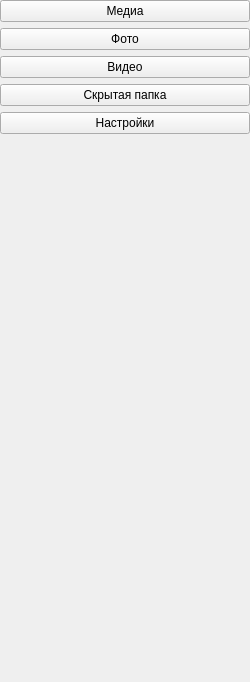
      <widget class="QWidget" name="sidebar">
       <property name="geometry">
        <rect>
         <x>0</x>
         <y>0</y>
         <width>250</width>
         <height>682</height>
        </rect>
       </property>
       <property name="styleSheet">
        <string notr="true"/>
       </property>
       <layout class="QVBoxLayout" name="verticalLayout">
        <property name="leftMargin">
         <number>0</number>
        </property>
        <property name="topMargin">
         <number>0</number>
        </property>
        <property name="rightMargin">
         <number>0</number>
        </property>
        <property name="bottomMargin">
         <number>0</number>
        </property>
        <item>
         <widget class="QPushButton" name="media_page_btn">
          <property name="cursor">
           <cursorShape>PointingHandCursor</cursorShape>
          </property>
          <property name="text">
           <string>Медиа</string>
          </property>
          <property name="icon">
           <iconset resource="resources.qrc">
            <normaloff>:/icons/icons/perm_media_24dp_444746.png</normaloff>:/icons/icons/perm_media_24dp_444746.png</iconset>
          </property>
          <property name="iconSize">
           <size>
            <width>24</width>
            <height>24</height>
           </size>
          </property>
         </widget>
        </item>
        <item>
         <widget class="QPushButton" name="photo_page_btn">
          <property name="cursor">
           <cursorShape>PointingHandCursor</cursorShape>
          </property>
          <property name="text">
           <string>Фото</string>
          </property>
          <property name="icon">
           <iconset resource="resources.qrc">
            <normaloff>:/icons/icons/photo_24dp_444746.png</normaloff>:/icons/icons/photo_24dp_444746.png</iconset>
          </property>
          <property name="iconSize">
           <size>
            <width>24</width>
            <height>24</height>
           </size>
          </property>
         </widget>
        </item>
        <item>
         <widget class="QPushButton" name="video_page_btn">
          <property name="cursor">
           <cursorShape>PointingHandCursor</cursorShape>
          </property>
          <property name="text">
           <string>Видео</string>
          </property>
          <property name="icon">
           <iconset resource="resources.qrc">
            <normaloff>:/icons/icons/video_camera_back_24dp_444746.png</normaloff>:/icons/icons/video_camera_back_24dp_444746.png</iconset>
          </property>
          <property name="iconSize">
           <size>
            <width>24</width>
            <height>24</height>
           </size>
          </property>
         </widget>
        </item>
        <item>
         <widget class="QPushButton" name="locked_folder_page_btn">
          <property name="enabled">
           <bool>true</bool>
          </property>
          <property name="cursor">
           <cursorShape>PointingHandCursor</cursorShape>
          </property>
          <property name="text">
           <string>Скрытая папка</string>
          </property>
          <property name="icon">
           <iconset resource="resources.qrc">
            <normaloff>:/icons/icons/lock_24dp_444746.png</normaloff>:/icons/icons/lock_24dp_444746.png</iconset>
          </property>
          <property name="iconSize">
           <size>
            <width>24</width>
            <height>24</height>
           </size>
          </property>
          <property name="autoExclusive">
           <bool>false</bool>
          </property>
         </widget>
        </item>
        <item>
         <widget class="QPushButton" name="settings_page_btn">
          <property name="cursor">
           <cursorShape>PointingHandCursor</cursorShape>
          </property>
          <property name="text">
           <string>Настройки</string>
          </property>
          <property name="icon">
           <iconset resource="resources.qrc">
            <normaloff>:/icons/icons/settings_24dp_444746.png</normaloff>:/icons/icons/settings_24dp_444746.png</iconset>
          </property>
          <property name="iconSize">
           <size>
            <width>24</width>
            <height>24</height>
           </size>
          </property>
         </widget>
        </item>
        <item>
         <spacer name="verticalSpacer">
          <property name="orientation">
           <enum>Qt::Orientation::Vertical</enum>
          </property>
          <property name="sizeHint" stdset="0">
           <size>
            <width>20</width>
            <height>40</height>
           </size>
          </property>
         </spacer>
        </item>
       </layout>
      </widget>
